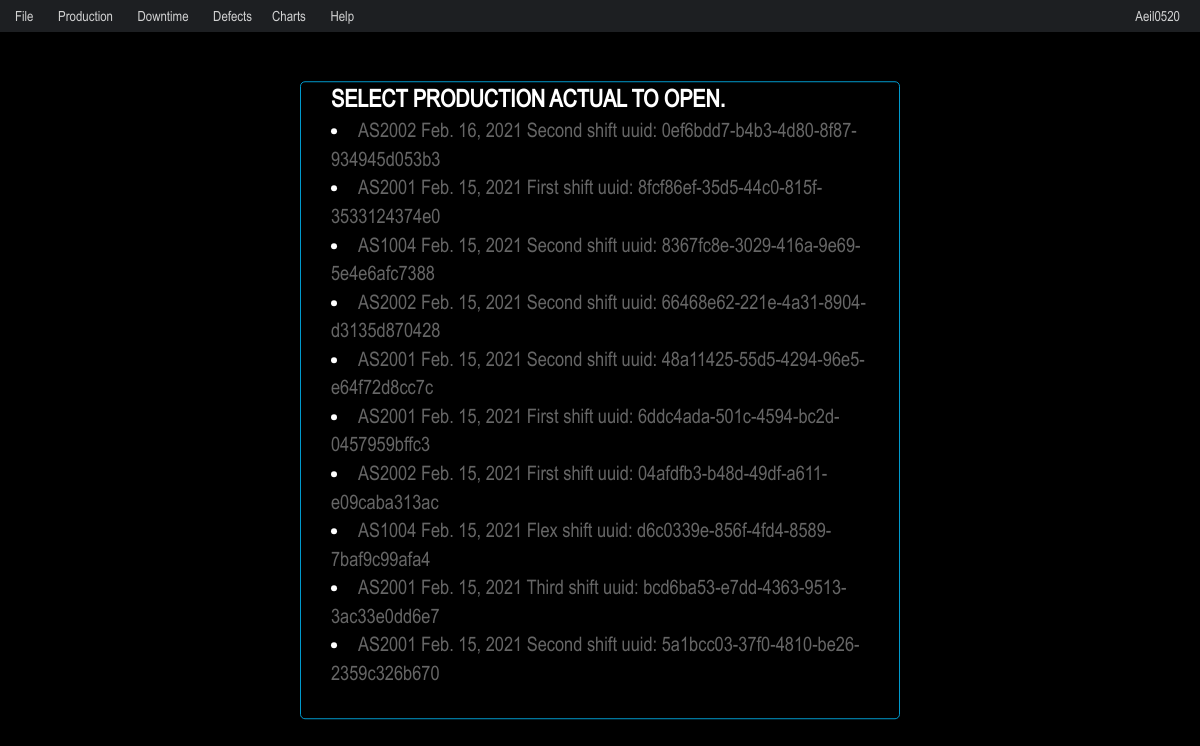
The app's page /ProductionActual/open/ (signed in), older data.
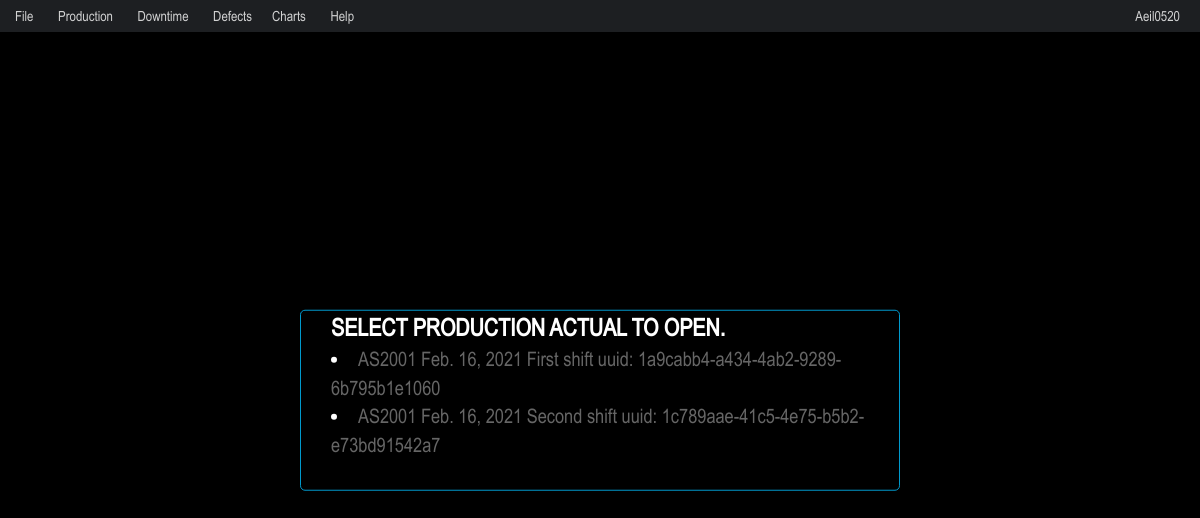
The same page, newer data.
### productionactual/models.py (models this page shows, shortened)
class ProductionActual(models.Model):
    id = models.UUIDField(primary_key=True, default=uuid.uuid4, help_text="Unique ID for this particular ProductionActual")
    pa_date = models.DateField('production actual date')
    assembly_line_number = models.ForeignKey(AssemblyLine, on_delete=models.CASCADE)
    shift = models.ForeignKey(Shift, on_delete=models.CASCADE)
    user = models.ForeignKey(User, on_delete=models.CASCADE)

class AssemblyLine(models.Model):
    department = models.ForeignKey(Department, on_delete=models.CASCADE)
    line_name = models.CharField(max_length=6)
    def __str__(self):
        return self.line_name

class Shift(models.Model):
    shift_number = models.IntegerField()
    shift_name = models.CharField(max_length=15)
    def __str__(self):
        return self.shift_name

### productionactual/views.py (the view)
# urls.py: path('open/', views.OpenProductionActualView.as_view(), name='OpenProductionActual'),
class OpenProductionActualView(generic.ListView):
    template_name = 'productionactual/openproductionactual.html'
    context_object_name = 'latest_pa_list'
    def get_queryset(self):
        return ProductionActual.objects.filter(pa_date__lte=timezone.now()).order_by('-pa_date')[:50]

### templates/productionactual/openproductionactual.html (shortened to what this page needs)
{% extends 'smenu.html' %}
{% block content %}
{% if user.is_authenticated %}
<div class="modal-content">
    <div>
        <h3 class="modal-title">Select Production Actual to open.</h3>
        {% for ProductionActual in latest_pa_list %}
        <li><a href="{% url 'ProductionActual' ProductionActual.id %}"> {{ ProductionActual.assembly_line_number }} {{ ProductionActual.pa_date }}  {{ ProductionActual.shift }} shift uuid: {{ ProductionActual.id }}</a></li>
    {% endfor %}
    </div>
</div>
{% endif %}
{% endblock %}

### templates/smenu.html (shortened to what this page needs)
{% extends 'base.html' %}
{% block menu %}
{% if user.is_authenticated %}
<ul id="smenu" class="smenu active">
<li>
    <a>File</a>
  </li>
  <li>
      <a>Production</a>
  </li>
  <li>
      <a>Downtime</a>
  </li>
  <li>
      <a>Defects</a>
  <li>
      <a>Charts</a>
  </li>
  <li>
      <a>Help</a>
  </li>
  <li class="menu-float-right">
      <a>{{ user.username }}</a>
  </li>
</ul>
{% endif %}
{% endblock %}

### templates/base.html (shortened to what this page needs)
<!DOCTYPE html>
<html>
<head>
    {% load static %}
  <link rel="stylesheet" href="{% static 'productionactual/bootstrap.min.css' %}">
  <link rel="stylesheet" type="text/css" href="{% static 'productionactual/style.css' %}">
</head>
<body>
  <main>
    {% block menu %}
    {% endblock %}
    {% block content %}
    {% endblock %}
  </main>
</body>
</html>

### productionactual/static/productionactual/style.css (style rules this page uses)
:root { --accent-color:#09c; --accent-light-color:#00a3da }
* { -webkit-tap-highlight-color:rgba(0,0,0,0); -webkit-user-drag:none; -moz-user-drag:none; -webkit-box-sizing:border-box; -moz-box-sizing:border-box; box-sizing:border-box; -ms-touch-action:manipulation; touch-action:manipulation; vertical-align:top; font-weight:400; outline:none }
body,html { margin:0; padding:0; height:100%; width:100%; color:#fff; font-size:20px; background-color:#000; font-family:Arial Narrow; }
h1,h2,h3,h4,h5,h1.login-title { text-transform:uppercase; font-weight:700; margin:0 }
a { color: #666; }
.menu-float-right { float: right; margin-right: 10px; }
.modal-content { padding:0 30px 30px 30px; max-width: 90%; max-height: 90%; overflow:auto; background-color: #fefefe; border: 1px solid #09c; border-radius:5px; background-color: rgb(0, 0, 0); position:absolute; top: 50%; left: 50%; -ms-transform: translate(-50%, -50%); transform: translate(-50%, -50%); }
#smenu { padding-left: 5px; background-color: #1d1f22; height: 32px }
ol, ul { list-style: none; list-style-image: none }
.smenu { display: block; z-index: 99 }
.smenu, .smenu li { position: relative }
.smenu li { display: inline-block }
.smenu a, .overflow-smenu a { height: 32px; line-height: 32px; display: block; cursor: pointer; padding: 0 10px; color: hsla(0, 0%, 100%, .8); font-size: 14px; text-decoration: none; text-transform: capitalize; }

Row changes from the older to the newer data that the page shows:
removed ProductionActual: assembly_line_number "AS2002", pa_date "Feb. 16, 2021", shift "Second", id "0ef6bdd7-b4b3-4d80-8f87-934945d053b3"
removed ProductionActual: assembly_line_number "AS2001", pa_date "Feb. 15, 2021", shift "First", id "8fcf86ef-35d5-44c0-815f-3533124374e0"
removed ProductionActual: assembly_line_number "AS1004", pa_date "Feb. 15, 2021", shift "Second", id "8367fc8e-3029-416a-9e69-5e4e6afc7388"
removed ProductionActual: assembly_line_number "AS2002", pa_date "Feb. 15, 2021", shift "Second", id "66468e62-221e-4a31-8904-d3135d870428"
removed ProductionActual: assembly_line_number "AS2001", pa_date "Feb. 15, 2021", shift "Second", id "48a11425-55d5-4294-96e5-e64f72d8cc7c"
removed ProductionActual: assembly_line_number "AS2001", pa_date "Feb. 15, 2021", shift "First", id "6ddc4ada-501c-4594-bc2d-0457959bffc3"
removed ProductionActual: assembly_line_number "AS2002", pa_date "Feb. 15, 2021", shift "First", id "04afdfb3-b48d-49df-a611-e09caba313ac"
removed ProductionActual: assembly_line_number "AS1004", pa_date "Feb. 15, 2021", shift "Flex", id "d6c0339e-856f-4fd4-8589-7baf9c99afa4"
removed ProductionActual: assembly_line_number "AS2001", pa_date "Feb. 15, 2021", shift "Third", id "bcd6ba53-e7dd-4363-9513-3ac33e0dd6e7"
removed ProductionActual: assembly_line_number "AS2001", pa_date "Feb. 15, 2021", shift "Second", id "5a1bcc03-37f0-4810-be26-2359c326b670"
added ProductionActual: assembly_line_number "AS2001", pa_date "Feb. 16, 2021", shift "First", id "1a9cabb4-a434-4ab2-9289-6b795b1e1060"
added ProductionActual: assembly_line_number "AS2001", pa_date "Feb. 16, 2021", shift "Second", id "1c789aae-41c5-4e75-b5b2-e73bd91542a7"
